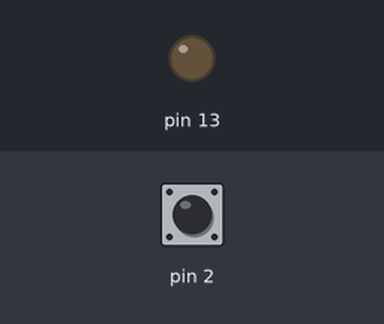
A sketch run on a simulated Arduino Uno, built with avr-gcc and run on an emulated ATmega328P. Shown: output pins drawn as LEDs (lit = HIGH). The test bench sets the inputs (shaded band); at power-on: pin 2 HIGH.

Above: at 1.2 s.
1.3 s: pin 2 pulled LOW for 0.15 s
At 1.37 s:
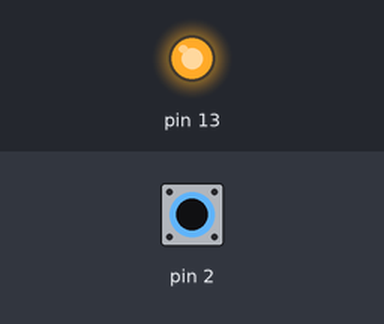
2.9 s: pin 2 pulled LOW for 3.2 s
At 7.5 s:
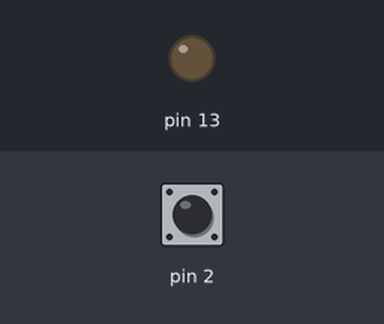
Timing chart, 0 to 9.0 s (numbered marks = the images above; inputs shaded):
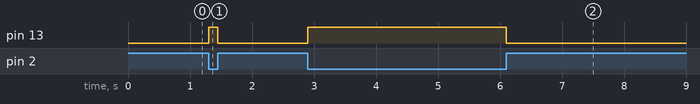

The sketch:

SE_exercicios_de_laboratorio_09.ino
```cpp
void setup() {
  // initialize the digital pin as an output.
  // Pin 13 has an LED connected on most Arduino boards:
  pinMode(13, OUTPUT);
  pinMode(2, INPUT_PULLUP);
  noInterrupts(); // desligar as interrupções
}

void loop() {
  byte val = digitalRead(2);

  if(val){
    digitalWrite(13, LOW);
    // PORTD = 0<<PORTB5;
  }else{
    digitalWrite(13, HIGH);
    // PORTD = 1<<PORTB5;
  }
}

// VERSÃO ALTERNATIVA - INSTRUÇÕES DE MANIPULAÇÃO DOS REGISTOS
// void loop() {
//   PORTB = 1<<PORTB5;   // set the LED on
//   PORTB = 0<<PORTB5;    // set the LED off
// }
```

Measured:
- after the input at 1.3 s, pin 13: LOW → HIGH at once, → LOW 0.15 s later
- after the input at 2.9 s, pin 13: LOW → HIGH at once, → LOW 3.2 s later
